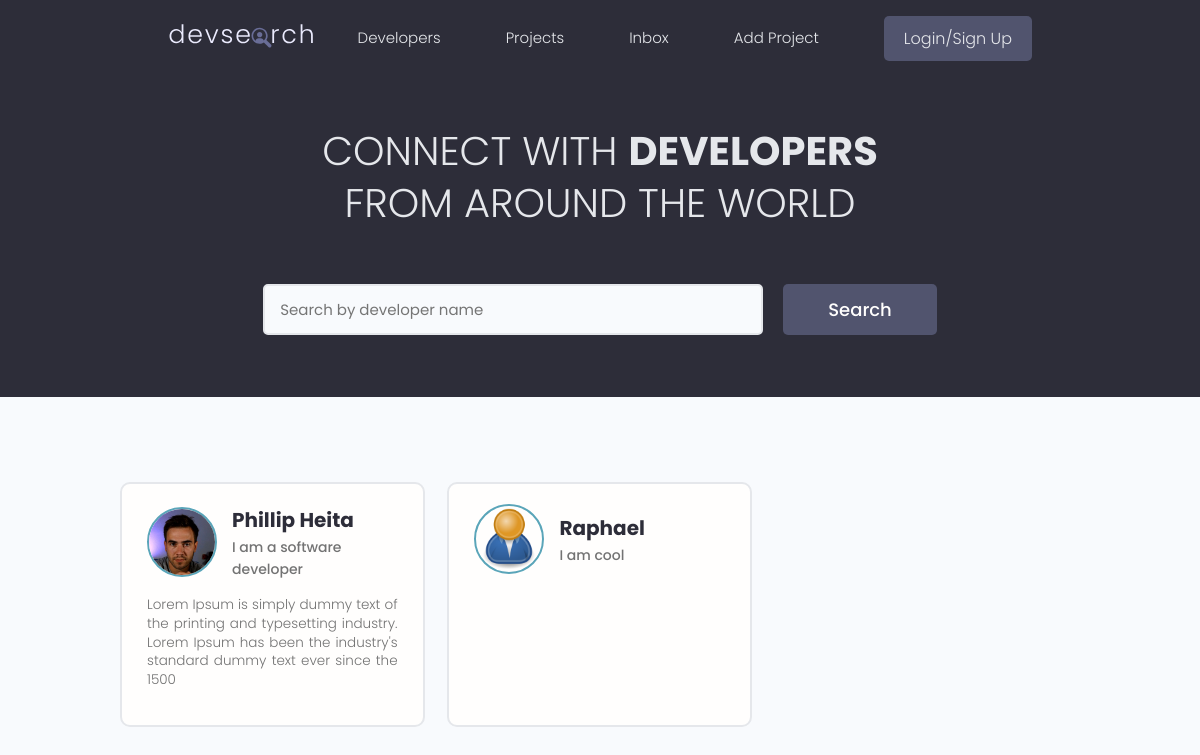
The app's page /, older data.
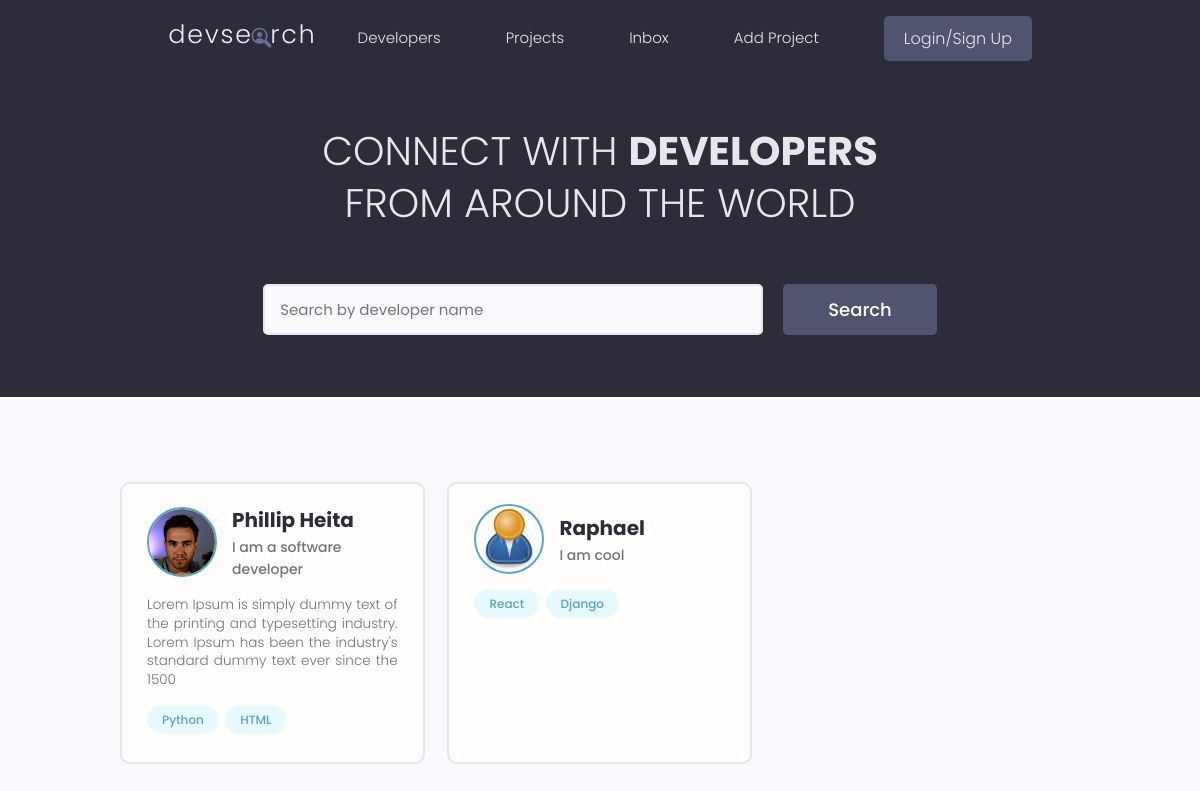
The same page, newer data.
### users/models.py (models this page shows, shortened)
class Profile(models.Model):
    user = models.OneToOneField(User, on_delete=models.CASCADE, null=True, blank=True)
    name = models.CharField(max_length=200, blank=True, null=True)
    email = models.EmailField(max_length=500, blank=True, null=True)
    username = models.CharField(max_length=200, null=True, blank=True)
    location = models.CharField(max_length=200, null=True, blank=True)
    short_intro = models.CharField(max_length=200, null=True, blank=True)
    bio = models.TextField(blank=True, null=True)
    profile_image = models.ImageField(null=True, blank = True, upload_to ='profiles/', default="profiles/user-default.png")
    social_github = models.CharField(max_length=200, blank=True, null=True)
    social_twitter = models.CharField(max_length=200, blank=True, null=True)
    social_linkedin = models.CharField(max_length=200, blank=True, null=True)
    social_youtube = models.CharField(max_length=200, blank=True, null=True)
    social_website = models.CharField(max_length=200, blank=True, null=True)
    id = models.UUIDField(default=uuid.uuid4, unique=True, primary_key=True, editable=False)

class Skill(models.Model):
    id = models.UUIDField(default=uuid.uuid4, unique=True, primary_key=True,    editable=False)
    owner = models.ForeignKey(Profile, on_delete=models.CASCADE,null=True, blank=True)
    name = models.CharField(max_length=150,null=True, blank=True)
    description = models.TextField(null=True, blank=True)
    created = models.DateTimeField(auto_now_add=True)
    def __str__(self) -> str:
        return str(self.name)

### users/views.py (the view)
# urls.py: path('', views.profiles, name="profiles"),
def profiles(request):
    profiles = Profile.objects.all()
    context = {'profiles':profiles}
    return render(request,'users/profiles.html', context)

### users/templates/users/profiles.html (shortened to what this page needs)
{% extends 'main.html' %}
{% block content %}
<main class="home">
    <section class="hero-section text-center">
      <div class="container container--narrow">
        <div class="hero-section__box">
          <h2>CONNECT WITH <span>DEVELOPERS</span></h2>
          <h2>FROM AROUND THE WORLD</h2>
        </div>
        <div class="hero-section__search">
          <form class="form" action="#" method="get">
            <div class="form__field">
              <input class="input input--text" id="formInput#search" type="text" name="text"
                placeholder="Search by developer name" />
            </div>
            <input class="btn btn--sub btn--lg" type="submit" value="Search" />
          </form>
        </div>
      </div>
    </section>
    <section class="devlist">
      <div class="container">
        <div class="grid grid--three">
            {% for profile in profiles %}
          <div class="column card">
            <div class="dev">
              <a href="{% url 'user-profile' profile.id %}" class="card__body">
                <div class="dev__profile">
                  <img class="avatar avatar--md" src="{{profile.profile_image.url}}" alt="image" />
                  <div class="dev__meta">
                    <h3>{{profile.name}}</h3>
                    <h5>{{profile.short_intro|slice:"60"}}</h5>
                  </div>
                </div>
                <p class="dev__info">{{profile.bio|slice:"150"}}</p>
                <div class="dev__skills">
                    {% for skill in profile.skill_set.all|slice:"5" %}
                  <span class="tag tag--pill tag--main">
                    <small>{{ skill }}</small>
                  </span>
                    {% endfor %}
                </div>
              </a>
            </div>
          </div>
          {% endfor %}
        </div>
      </div>
    </section>
  </main>
{% endblock content %}

### templates/main.html (shortened to what this page needs)
<!DOCTYPE html>
{% load static %}
<html>
    <head>
        <link rel="stylesheet" href="https://cdn.iconmonstr.com/1.3.0/css/iconmonstr-iconic-font.min.css" />
        <link rel="stylesheet" href="{% static 'uikit/styles/uikit.css' %}" />
        <link rel="stylesheet" href="{% static 'styles/app.css' %}" />
    </head>
    <body>
        {% include 'navbar.html' %}
        {% block content %}
        {% endblock content %}
    </body>
</html>

### templates/navbar.html (shortened to what this page needs)
{% load static %}
 <header class="header">
    <div class="container container--narrow">
      <a href="{% url 'profiles' %}" class="header__logo">
        <img src="{% static 'images/logo.svg' %}" alt="DevSearch Logo" />
      </a>
      <nav class="header__nav">
        <ul class="header__menu">
          <li class="header__menuItem"><a href="{% url 'profiles' %}">Developers</a></li>
          <li class="header__menuItem"><a href="{% url 'projects' %}">Projects</a></li>
          <li class="header__menuItem"><a href="">Inbox</a></li>
          <li class="header__menuItem"><a href="{% url 'create-project' %}">Add Project</a></li>
          <li class="header__menuItem"><a href="" class="btn btn--sub">Login/Sign Up</a></li>
        </ul>
      </nav>
    </div>
  </header>

### static/styles/app.css (style rules this page uses)
:root { --color-sub: #2d2d39; }
.btn--sub { background-color: var(--color-sub-light); }
.card { border: 2px solid var(--color-light); }
img { width: 100%; }
.header { position: sticky; z-index: 111; background-color: var(--color-sub); padding: 1.5rem 0; }
.header > .container { display: flex; justify-content: space-between; align-items: center; }
.header__logo > img { height: 3.8rem; }
.header__nav > ul { display: inline-flex; align-items: center; list-style: none; gap: 6.5rem; }
.header__menuItem > a { color: var(--color-light); font-weight: 300; }
.hero-section { height: 40vh; display: flex; align-items: center; background-color: var(--color-sub); }
.hero-section__box { margin-bottom: 4rem; }
.hero-section__box > h2, .hero-section__box > h2 > span { font-size: 4rem; color: var(--color-light); line-height: 1.3; text-transform: uppercase; }
.hero-section__box > h2 { font-weight: 300; }
.hero-section__box > h2 > span { font-weight: 700; }
.hero-section__search > .form { display: flex; align-items: center; justify-content: center; gap: 2rem; }
.hero-section__search > .form input.input--text { width: 50rem; }
.devlist { margin-top: 8rem; }
.devlist .grid { align-items: stretch; }
.devlist .dev .dev__profile { display: flex; align-items: center; gap: 1.5rem; }
.devlist .dev .dev__meta h3 { color: var(--color-sub); font-size: 2rem; font-weight: 700; }
.devlist .dev .dev__meta h5 { color: var(--color-text); font-size: 1.4rem; font-weight: 500; }
.devlist .dev .dev__info { margin: 1.5rem 0; font-size: 1.35rem; line-height: 1.4; text-align: justify; }

### static/uikit/styles/modules/_variables.css (style rules this page uses)
:root { --color-main: #5aa5b9; --color-main-light: #e6faff; --color-sub: #3f4156; --color-sub-light: #51546e; --color-sub-lighter: #ededfd; --color-text: #737373; --color-gray: #8b8b8b; --color-light: #e5e7eb; --color-light-gray: #767676; --color-bg: #f8fafd; --color-white: #fffefd; --color-white-light: #f3f3f3; --color-success: #359e64; --color-success-bg: #def8e8; --color-error: #fc4b0b; --color-error-bg: #fff2ee; --font-base: 'Poppins', arial, helvetica, 'Segoe UI', roboto, ubuntu, sans-serif; --font-monospace: 'Fira Code', 'Courier New', courier, monospace; --font-regular: 300; --font-medium: 500; --font-bold: 700; --generic-shadow: 1px 1px 5px #00000010; --generic-transition: all 0.3s ease-in-out; }

### static/uikit/styles/modules/_base.css (style rules this page uses)
* { margin: 0; padding: 0; box-sizing: border-box; text-rendering: optimizeLegibility; color: inherit; font-size: inherit; }
html { font-size: 50%; }
@media only screen and (min-width: 480px) { html { font-size: 56.25%; } }
@media only screen and (min-width: 1200px) { html { font-size: 62.5%; } }
body { line-height: 1.6; font-weight: 400; font-size: 1.5rem; color: var(--color-text); background-color: var(--color-bg); min-height: 100vh; }

### static/uikit/styles/modules/_typography.css (style rules this page uses)
* { font-family: var(--font-base); }
h2 { font-size: 3.6rem; font-weight: var(--font-bold); }
h3 { font-size: 3.2rem; font-weight: var(--font-medium); }
h5 { font-size: 2.4rem; font-weight: var(--font-medium); }
h5, h6 { font-weight: var(--font-regular); }
p, span, strong { font-size: 1.6rem; color: var(--color-text); font-weight: var(--font-regular); }
a { padding-bottom: 2px; text-decoration: none; display: inline-block; color: var(--color-main); font-weight: var(--font-medium); }

### static/uikit/styles/modules/_utilities.css (style rules this page uses)
.container { width: 92%; max-width: 165rem; margin: 0 auto; box-sizing: border-box; }
.container--narrow { width: 92%; max-width: 120rem; }
@media screen and (min-width: 1000px) { .container { width: 90%; } }
@media screen and (min-width: 1000px) { .container--narrow { width: 85%; } }
@media screen and (min-width: 1200px) { .container { width: 80%; } }
@media screen and (min-width: 1200px) { .container--narrow { width: 72%; } }
.text-center { text-align: center; }

### static/uikit/styles/modules/_avatar.css (style rules this page uses)
.avatar { border-radius: 50%; border: 2px solid var(--color-main); object-fit: cover; }
.avatar--md { height: 7rem; width: 7rem; }

### static/uikit/styles/modules/_button.css (style rules this page uses)
.btn { display: inline-block; position: relative; cursor: pointer; background-color: var(--color-light); font-weight: var(--font-medium); color: var(--color-sub); text-decoration: none; padding: 1rem 2rem; border-radius: 0.5rem; border: none; width: -webkit-fit-content; width: -moz-fit-content; width: fit-content; height: -webkit-fit-content; height: -moz-fit-content; height: fit-content; font-size: 1.6rem; outline-width: 0; outline-color: transparent; -webkit-backface-visibility: hidden; backface-visibility: hidden; transition: all 0.3s ease-in-out; }
.btn--sub { background-color: var(--color-sub); color: var(--color-white); }
.btn--lg { font-size: 1.8rem; padding: 1.2rem 4.5rem; }

Row changes from the older to the newer data that the page shows:
added Skill: name "Python", shown under Profile "Phillip Heita"
added Skill: name "HTML", shown under Profile "Phillip Heita"
added Skill: name "React", shown under Profile "Raphael"
added Skill: name "Django", shown under Profile "Raphael"
